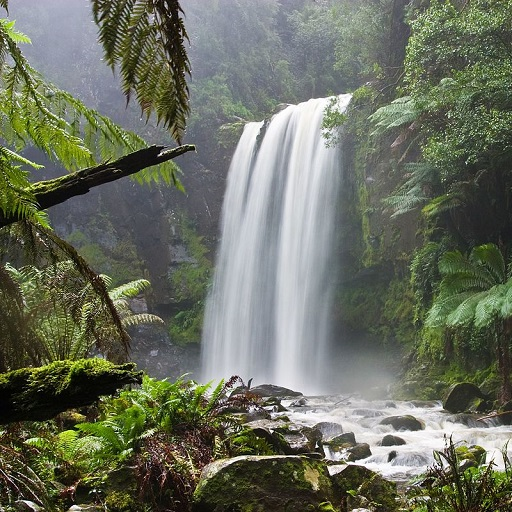
#> input picture analysis_inbuilt/original.jpg, 512 x 512 px, found by its file name
$ python blur_and_save.py
#> lines starting #> are read from the running program, lines starting #| are printed output that depends on the picture; pictures that were not available may be replaced by others from this repository, and a replacement may not be noted
import numpy as np
import matplotlib.pyplot as plt
import cv2

for i in range(1, 5):
    print(i)
    image = np.float32(cv2.imread("original.jpg"))
    kernel = np.mean(np.float32(cv2.imread("kernel{}.png".format(i))), axis=-1)
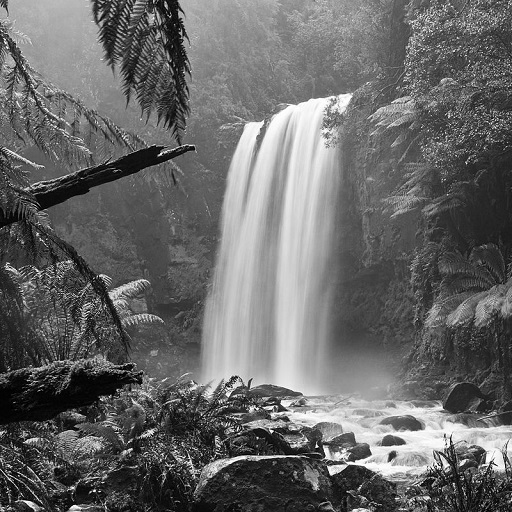
#> kernel: shape (512, 512) float32; min 0, max 255, mean 104.3

    print(image.shape)
#| (512, 512, 3)
    print(kernel.shape)
#| (512, 512)

    kernel_padded = np.zeros(image.shape[:2], dtype=np.float32)
    kernel_padded[:kernel.shape[0], :kernel.shape[1]] = kernel
    kernel_padded = kernel_padded/np.sum(kernel_padded)

    output_image = np.zeros(image.shape, dtype=np.float32)

    for channel in range(3): output_image[:, :, channel] = np.real(np.fft.ifft2(np.fft.fft2(image[:, :, channel])* \
    	np.fft.fft2(kernel_padded)))
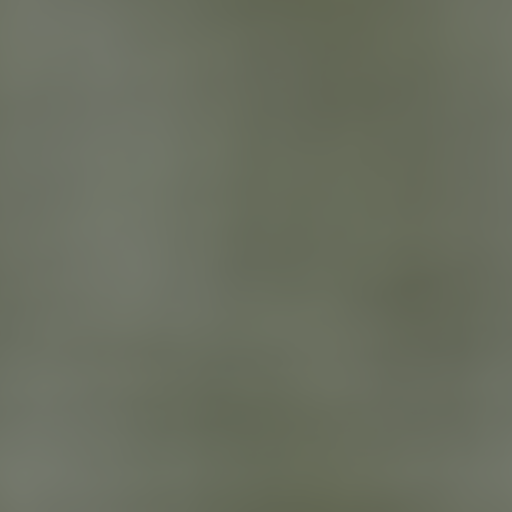
#> output_image: shape (512, 512, 3) float32; mean B, G, R 95.7, 111, 106.3
    # for channel in range(3): print(np.sum(np.absolute(np.imag(np.fft.ifft2(np.fft.fft2(image[:, :, channel])* \
    	# np.fft.fft2(kernel_padded))))))
    output_image[output_image > 255] = 255.0
    output_image[output_image < 0] = 0.0

    cv2.imwrite("blurred_syn{}.jpg".format(i), output_image)
#> pass 2 of the loop `for i in range(1, 5):`:
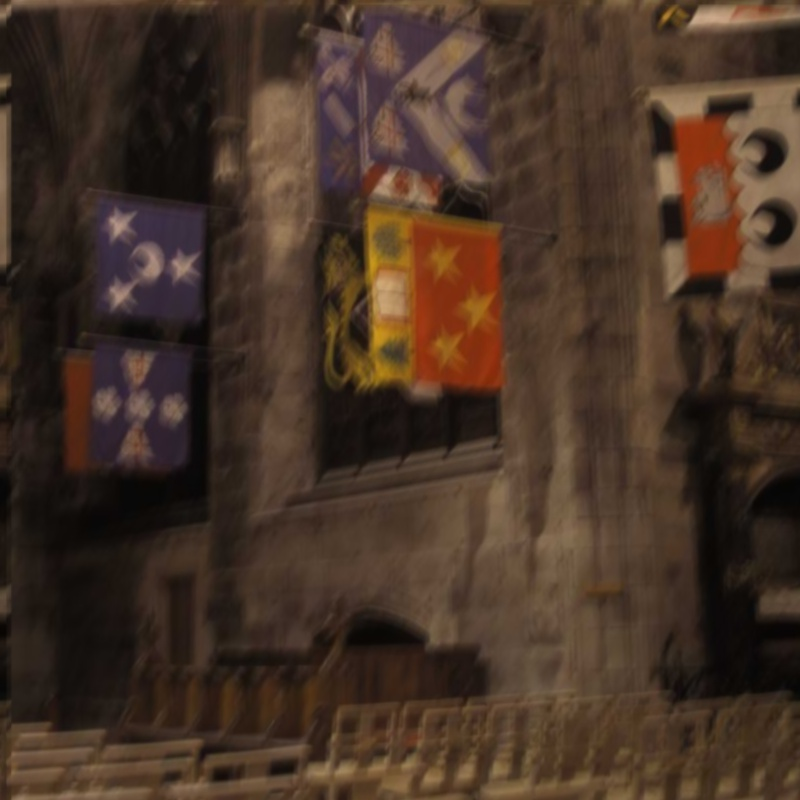
#> input picture analysis_church/blurred_syn1.jpg, 800 x 800 px, given in place of kernel2.png, which was not available
#> `kernel = np.mean(np.float32(cv2.imread("kernel{}.png".format(i))), axi..`:
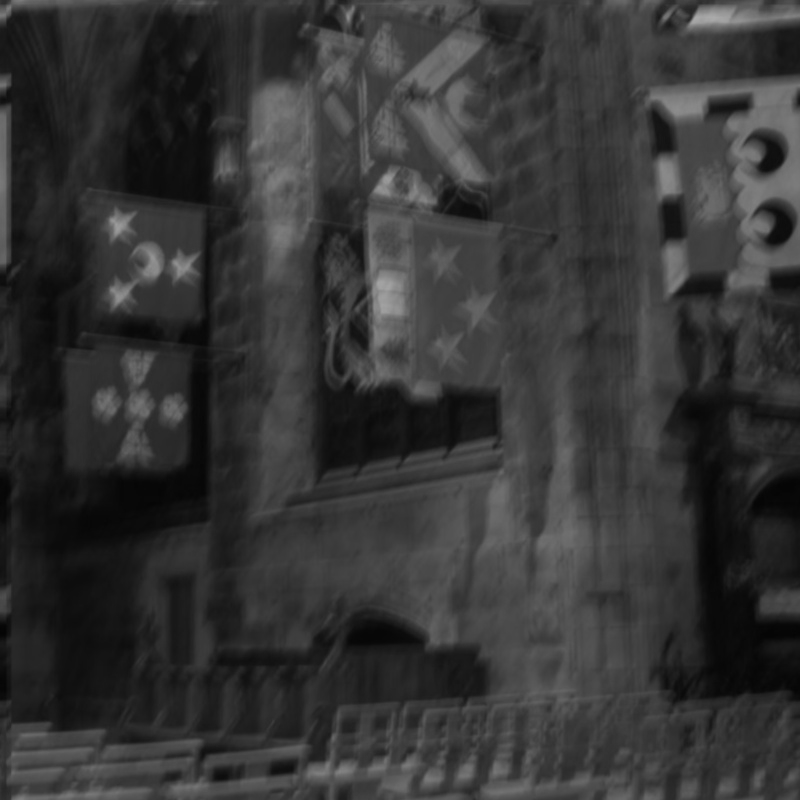
#> kernel: shape (800, 800) float32; min 4.33, max 171.7, mean 53.6
#| (512, 512, 3)
#| (800, 800)
#> (the run stopped early here; a loop or call above may not have finished)
